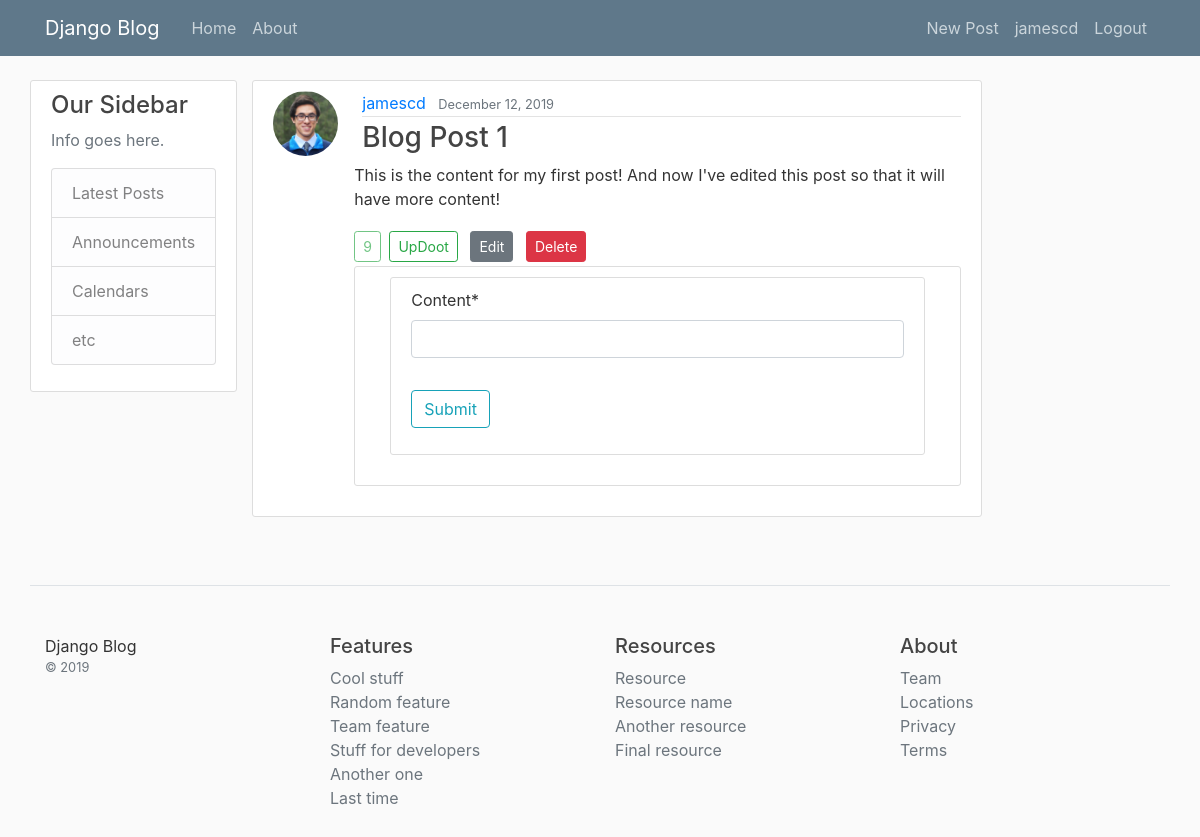
The page /post/1/ (signed in) on the database as committed earlier.
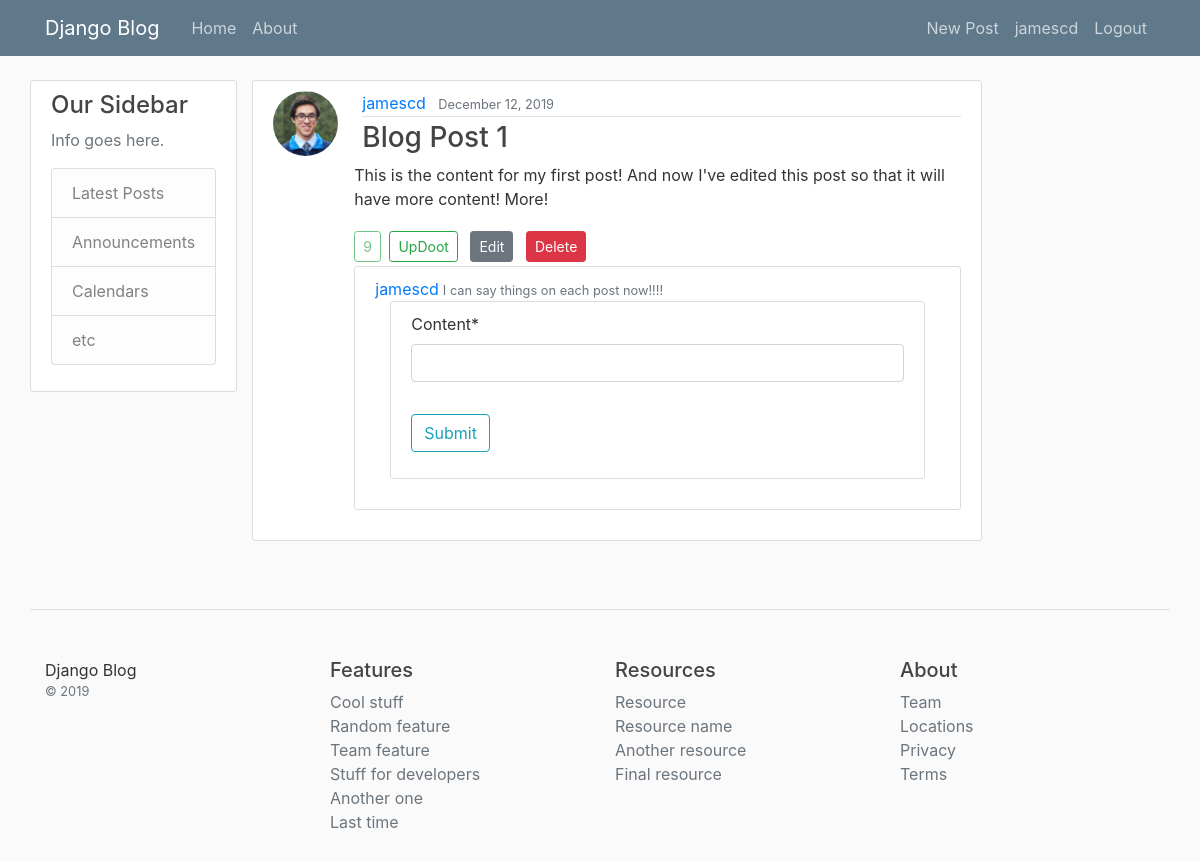
The same page on the database as committed later.
### blog/models.py (models this page shows, shortened)
class Post(models.Model):
	title = models.CharField(max_length=100)
	content = models.TextField()
	date_posted = models.DateTimeField(default=timezone.now)
	author = models.ForeignKey(User, on_delete=models.CASCADE)
	updoots = models.SmallIntegerField(default=0)

class Comment(models.Model):
	post = models.ForeignKey(Post, on_delete=models.CASCADE)
	author = models.ForeignKey(User, on_delete=models.CASCADE)
	content = models.CharField(max_length=200)
	date_posted = models.DateTimeField(default=timezone.now)

### users/models.py (models this page shows, shortened)
class Profile(models.Model):
	user = models.OneToOneField(User, on_delete=models.CASCADE)
	image = models.ImageField(default='default.jpeg', upload_to='profile-pics')
	bio = models.TextField()

### blog/views.py (the view)
# urls.py: path('post/<int:pk>/', views.postDetail, name='post-detail'),
@login_required
def postDetail(request, **kwargs):
	post = get_object_or_404(Post, id=kwargs.get('pk'))
	if request.method == 'POST':
		c_form = CommentPostForm(request.POST, instance=request.user)
		if c_form.is_valid(request, post):
			com = Comment(post=post, author=request.user,
						  content=c_form.cleaned_data.get('content'))
			com.save()
			messages.success(request, f'Comment posted!')
			return redirect('post-detail', kwargs.get('pk')) # So won't re-run post request if page reloaded
	else:
		c_form = CommentPostForm(instance=request.user)
	context = {
		'title': post.title,
		'post': post,
		'comments': Comment.objects.filter(post=post),
		'c_form': c_form
	}
	return render(request, 'blog/post_detail.html', context)

### blog/forms.py (shortened to what this page needs)
class CommentPostForm(forms.ModelForm):
	content = forms.CharField(max_length=200)
	class Meta:
		model = Comment
		fields = ['content']

### blog/templates/blog/post_detail.html (shortened to what this page needs)
{% extends "blog/base.html" %}
{% load crispy_forms_tags %}
{% block content %}
<article class="media content-section">
	<img class="rounded-circle article-img" src="{{ post.author.profile.image.url }}">
	<div class="media-body">
		<div class="media-section ml-2">
			<div class="article-metadata">
				<a class="mr-2" href="{% url 'user-posts' post.author.username %}">{{ post.author }}</a>
				<small class="text-muted">{{ post.date_posted|date:"F d, Y" }}</small>
			</div>
			<h3 class="article-title">{{ post.title }}</h3>
		</div>
		<p class="article-content">{{ post.content }}</p>
		<a class="btn btn-outline-success btn-sm disabled mr-1">{{ post.updoots }}</a>
		<a class="btn btn-outline-success btn-sm mt-1 mb-1" href="{% url 'post-updoot' post.id 'detail' %}">UpDoot</a>
		{% if post.author == user %}
			<a class="btn btn-secondary btn-sm mt-1 mb-1 ml-2" href="{% url 'post-update' post.id %}">Edit</a>
			<a class="btn btn-danger btn-sm mt-1 mb-1 ml-2" href="{% url 'post-delete' post.id %}">Delete</a>
		{% endif %}
		<div class="media content-section">
			<div class="col">
				{% for comment in comments %}
					<div class="row">
						<a class="mr-1" href="{% url 'user-posts' comment.author.username %}">{{ comment.author }}</a>
						<small class="mt-1 text-muted">{{ comment.content }}</small>
					</div>
				{% endfor %}
				{% if user.is_authenticated %}
					<form class="content-section" method="POST">
						<fieldset class="form-group">
							{{ c_form|crispy }}
						</fieldset>
						<div class="form-group">
							<button class="btn btn-outline-info" type="submit" name="post-btn">Submit</button>
						</div>
					</form>
				{% endif %}
			</div>
		</div>
	</div>
</article>
{% endblock content %}

Rows that differ between the two databases and show on the page:
changed Post "Blog Post 1": content "This is the content for my first post! And now I've edited this post so that it will have more content!" → "This is the content for my first post! And now I've edited this post so that it will have more content! More!"
added Comment: author "jamescd", content "I can say things on each post now!!!!"
